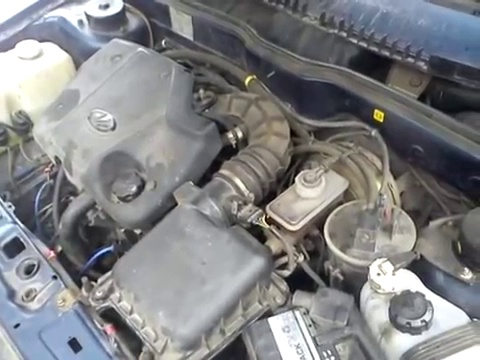
#> input picture frames/0_351.jpg, 480 x 360 px
$ python motion_test_2.py frames/0_351.jpg
#> lines starting #> are read from the running program, lines starting #| are printed output that depends on the picture
### video.py

'''
Video capture sample.

Sample shows how VideoCapture class can be used to acquire video
frames from a camera of a movie file. Also the sample provides
an example of procedural video generation by an object, mimicking
the VideoCapture interface (see Chess class).

'create_capture' is a convenience function for capture creation,
falling back to procedural video in case of error.

Usage:
    video.py [--shotdir <shot path>] [source0] [source1] ...'

    sourceN is an
     - integer number for camera capture
     - name of video file
     - synth:<params> for procedural video

Synth examples:
    synth:bg=lena.jpg:noise=0.1
    synth:class=chess:bg=lena.jpg:noise=0.1:size=640x480

Keys:
    ESC    - exit
    SPACE  - save current frame to <shot path> directory

'''

# Python 2/3 compatibility
from __future__ import print_function

import numpy as np
import cv2 as cv

import re

from numpy import pi, sin, cos

# local modules
from tst_scene_render import TestSceneRender
import common

class VideoSynthBase(object):
    # [14 lines left out: function __init__, not called in this run]

    def render(self, dst):
        pass

    # [15 lines left out: function read, not called in this run]

    def isOpened(self):
        return True

class Book(VideoSynthBase):
    # [11 lines left out: functions __init__, read, not called in this run]

class Cube(VideoSynthBase):
    def __init__(self, **kw):
        super(Cube, self).__init__(**kw)
        self.renderrender = TestSceneRender(cv.imread(cv.samples.findFile('pca_test1.jpg')), deformation = True,  speed = 1)

    # [5 lines left out: function read, not called in this run]

class Chess(VideoSynthBase):
    # [45 lines left out: functions __init__, draw_quads, render, not called in this run]


classes = dict(chess=Chess, book=Book, cube=Cube)

presets = dict(
    empty = 'synth:',
    lena = 'synth:bg=lena.jpg:noise=0.1',
    chess = 'synth:class=chess:bg=lena.jpg:noise=0.1:size=640x480',
    book = 'synth:class=book:bg=graf1.png:noise=0.1:size=640x480',
    cube = 'synth:class=cube:bg=pca_test1.jpg:noise=0.0:size=640x480'
)


def create_capture(source = 0, fallback = presets['chess']):
    '''source: <int> or '<int>|<filename>|synth [:<param_name>=<value> [:...]]'
    '''
    source = str(source).strip()

    # Win32: handle drive letter ('c:', ...)
    source = re.sub(r'(^|=)([a-zA-Z]):([/\\a-zA-Z0-9])', r'\1?disk\2?\3', source)
    chunks = source.split(':')
    chunks = [re.sub(r'\?disk([a-zA-Z])\?', r'\1:', s) for s in chunks]

    source = chunks[0]
    print(chunks)
    try: source = int(source)
    except ValueError: pass
    params = dict( s.split('=') for s in chunks[1:] )

    cap = None
    if source == 'synth':
        Class = classes.get(params.get('class', None), VideoSynthBase)
        try: cap = Class(**params)
        except: pass
    else:
        cap = cv.VideoCapture(source)
        if 'size' in params:
            w, h = map(int, params['size'].split('x'))
            cap.set(cv.CAP_PROP_FRAME_WIDTH, w)
            cap.set(cv.CAP_PROP_FRAME_HEIGHT, h)
    if cap is None or not cap.isOpened():
        print('Warning: unable to open video source: ', source)
        if fallback is not None:
            return create_capture(fallback, None)
    return cap

# [30 lines that do not run on import are left out]

### motion_test_2.py
import numpy as np
import cv2 as cv

import video
from common import anorm2, draw_str

lk_params = dict( winSize  = (15, 15),
                  maxLevel = 2,
                  criteria = (cv.TERM_CRITERIA_EPS | cv.TERM_CRITERIA_COUNT, 10, 0.03))

feature_params = dict( maxCorners = 500,
                       qualityLevel = 0.3,
                       minDistance = 7,
                       blockSize = 7 )

class App:
    def __init__(self, video_src):
        self.track_len = 10
        self.detect_interval = 5
        self.tracks = []
        self.cam = video.create_capture(video_src)
        self.frame_idx = 0

    def run(self):
        while True:
            _ret, frame = self.cam.read()
#> frame is the input picture: shape (360, 480, 3); mean B, G, R 132.3, 130.2, 129.4
            frame_gray = cv.cvtColor(frame, cv.COLOR_BGR2GRAY)
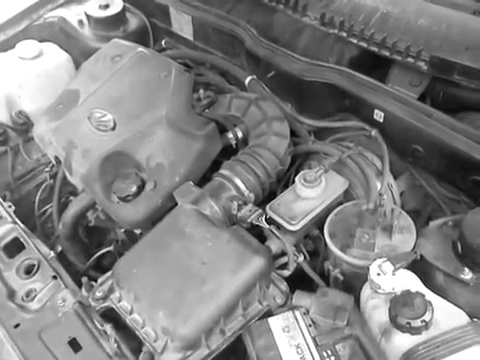
#> frame_gray: shape (360, 480); min 1, max 255, mean 130.2
            vis = frame.copy()

            if len(self.tracks) > 0:
                img0, img1 = self.prev_gray, frame_gray
                p0 = np.float32([tr[-1] for tr in self.tracks]).reshape(-1, 1, 2)
                p1, _st, _err = cv.calcOpticalFlowPyrLK(img0, img1, p0, None, **lk_params)
                p0r, _st, _err = cv.calcOpticalFlowPyrLK(img1, img0, p1, None, **lk_params)
                d = abs(p0-p0r).reshape(-1, 2).max(-1)
                good = d < 1
                new_tracks = []
                for tr, (x, y), good_flag in zip(self.tracks, p1.reshape(-1, 2), good):
                    if not good_flag:
                        continue
                    tr.append((x, y))
                    if len(tr) > self.track_len:
                        del tr[0]
                    new_tracks.append(tr)
                    cv.circle(vis, (int(x), int(y)), 2, (0, 255, 0), -1)
                self.tracks = new_tracks
                cv.polylines(vis, [np.int32(tr) for tr in self.tracks], False, (0, 255, 0))
                draw_str(vis, (20, 20), 'track count: %d' % len(self.tracks))

            if self.frame_idx % self.detect_interval == 0:
                mask = np.zeros_like(frame_gray)
                mask[:] = 255
                for x, y in [np.int32(tr[-1]) for tr in self.tracks]:
                    cv.circle(mask, (x, y), 5, 0, -1)
                p = cv.goodFeaturesToTrack(frame_gray, mask = mask, **feature_params)
#> p = 66 rows, first 8: [380, 119], [95, 281], [11, 207], [377, 112], [54, 276], [229, 134], [423, 320], [268, 320]
                if p is not None:
                    for x, y in np.float32(p).reshape(-1, 2):
                        self.tracks.append([(x, y)])
#> this loop made 66 passes
#> (x, y) on passes 1 to 12: (380, 119), (95, 281), (11, 207), (377, 112), (54, 276), (229, 134), (423, 320), (268, 320), (268, 218), (259, 221), (125, 5), (53, 253)
#> after the loop, self.tracks = 66 items


            self.frame_idx += 1
            self.prev_gray = frame_gray
            cv.imshow('lk_track', vis)

            ch = cv.waitKey(1)
#> (key Esc is pressed here)
            if ch == 27:
                break

def main():
    import sys
    try:
        video_src = sys.argv[1]
    except:
        video_src = 0

    App(video_src).run()
    print('Done')


if __name__ == '__main__':
    print(__doc__)
    main()
    cv.destroyAllWindows()
